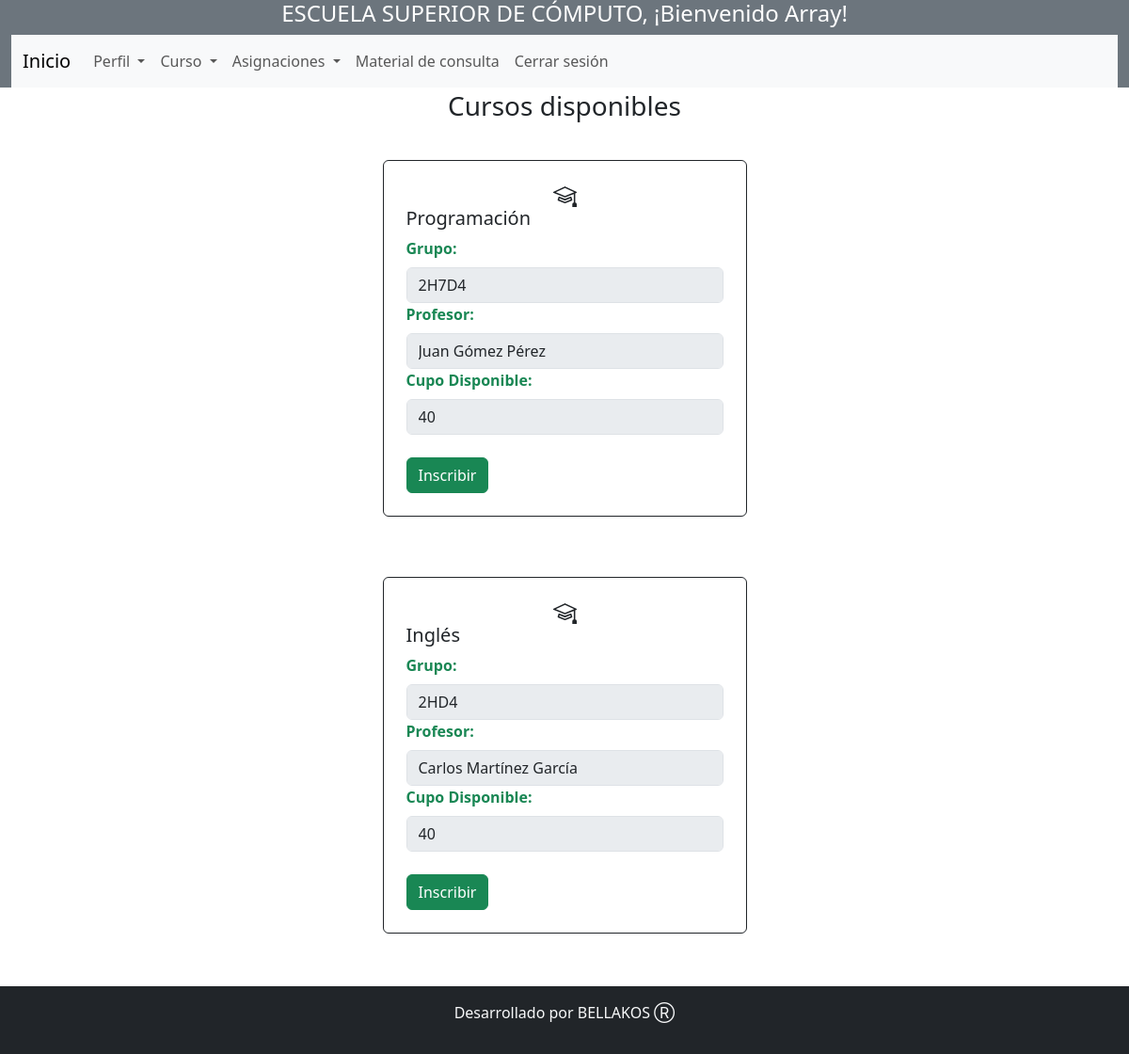
Page /anothersaes/usuarios/Alumno/aCursoInscribir_create.php (signed in) on the earlier database version.
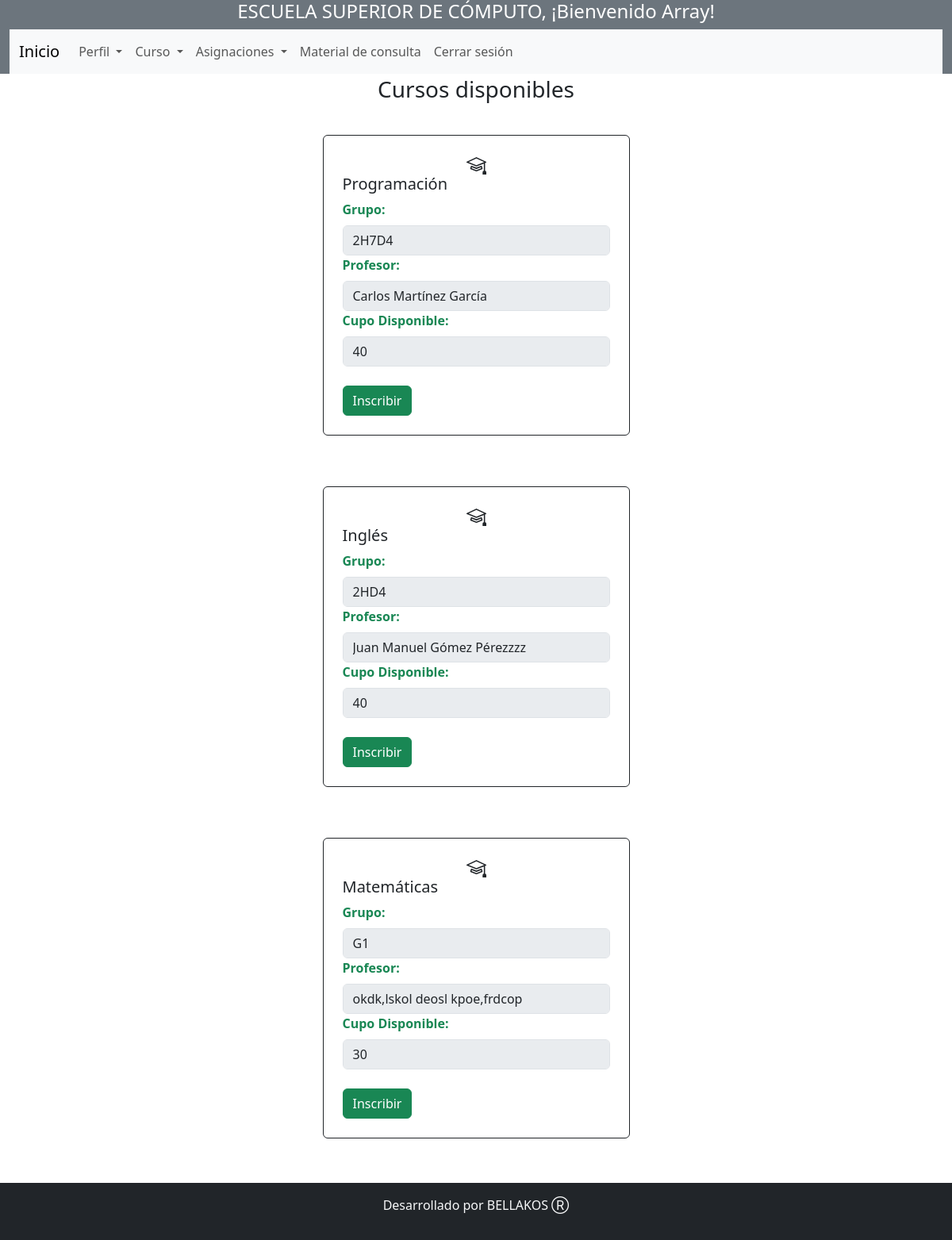
Same page on the later database version.
### tables this page shows
CREATE TABLE `grupo` (
  `id_grupo` varchar(100) NOT NULL,
  `num_empleado` int(11) DEFAULT NULL,
  `id_curso` int(11) DEFAULT NULL,
  `cupoMax` int(11) NOT NULL,
  `cupoDisponible` int(11) NOT NULL
);

CREATE TABLE `curso` (
  `id_curso` int(11) NOT NULL,
  `nombre` varchar(100) DEFAULT NULL,
  `precio` int(11) DEFAULT NULL
);

### anothersaes/usuarios/Alumno/aCursoInscribir_create.php (the view, shortened to what this page needs)
<?php
include '../../template/aheader.php';
include_once "../../model/conexion.php";
$sentencia = $bd->query("SELECT g.id_grupo, c.nombre AS nombre_curso, CONCAT(p.nombre, ' ', p.aPaterno, ' ', p.aMaterno) AS nombre_profesor, cupoDisponible FROM grupo g JOIN docente d ON g.num_empleado = d.num_empleado JOIN curso c ON g.id_curso = c.id_curso JOIN persona p ON d.id_persona = p.id_persona WHERE g.cupoDisponible > 0;");
$consulta = $sentencia->fetchAll(PDO::FETCH_OBJ);
?>
<div class="container mt-5">
    <div class="row justify-content-center">
        <div class="col-5">
            <h3 class="text-center">Cursos disponibles</h3>
            <?php
            foreach ($consulta as $dato) {
            ?>
                <form class="p-2 form-floating" method="POST" action="<?php echo sprintf("%s%s", $url, "usuarios/Alumno/aCursoInscribirProceso_create.php") ?>">
                    <div class="border border-dark rounded mx-4 px-4 my-4 py-4  ">
                        <h5><?php echo $dato->nombre_curso; ?> </h5>
                        <div>
                            <label class="form-label fw-bold text-success">Grupo: </label>
                            <input type="text" class="form-control" disabled name="l_grupo" value="<?php echo $dato->id_grupo; ?>">
                        </div>
                        <div>
                            <label class="form-label fw-bold text-success">Profesor: </label>
                            <input type="text" class="form-control" disabled name="l_profesor" value="<?php echo $dato->nombre_profesor; ?>">
                        </div>
                        <div>
                            <label class="form-label fw-bold text-success">Cupo Disponible: </label>
                            <input type="text" class="form-control" disabled name="l_cupo" value="<?php echo $dato->cupoDisponible; ?>">
                            <br>
                        </div>
                        <div>
                            <input type="submit" class="btn btn-success" value="Inscribir">
                        </div>
                    </div>
                </form>
            <?php
            }
            ?>
        </div>
    </div>
</div>
<?php include '../../template/footer.php' ?>

Differences in the rows shown:
changed grupo "Programación": l_profesor "Juan Gómez Pérez" → "Carlos Martínez García"
changed grupo "2HD4": l_profesor "Carlos Martínez García" → "Juan Manuel Gómez Pérezzzz"
added grupo: id_curso.nombre "Matemáticas", l_grupo "G1", l_profesor "okdk,lskol deosl kpoe,frdcop", l_cupo "30"
